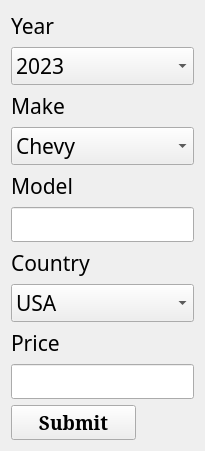
<?xml version="1.0" encoding="UTF-8"?>
<ui version="4.0">
 <class>carForm</class>
 <widget class="QWidget" name="carForm">
  <property name="geometry">
   <rect>
    <x>0</x>
    <y>0</y>
    <width>205</width>
    <height>354</height>
   </rect>
  </property>
  <property name="windowTitle">
   <string>Car Form</string>
  </property>
  <layout class="QVBoxLayout" name="verticalLayout">
   <item>
    <widget class="QLabel" name="labelYear">
     <property name="font">
      <font>
       <family>SimSun-ExtB</family>
       <pointsize>16</pointsize>
      </font>
     </property>
     <property name="text">
      <string>Year</string>
     </property>
    </widget>
   </item>
   <item>
    <widget class="QComboBox" name="inputYear">
     <property name="font">
      <font>
       <family>SimSun-ExtB</family>
       <pointsize>16</pointsize>
      </font>
     </property>
     <property name="layoutDirection">
      <enum>Qt::LeftToRight</enum>
     </property>
     <property name="autoFillBackground">
      <bool>true</bool>
     </property>
     <item>
      <property name="text">
       <string>2023</string>
      </property>
     </item>
     <item>
      <property name="text">
       <string>2022</string>
      </property>
     </item>
     <item>
      <property name="text">
       <string>2021</string>
      </property>
     </item>
     <item>
      <property name="text">
       <string>2020</string>
      </property>
     </item>
     <item>
      <property name="text">
       <string>2019</string>
      </property>
     </item>
     <item>
      <property name="text">
       <string>2018</string>
      </property>
     </item>
     <item>
      <property name="text">
       <string>2017</string>
      </property>
     </item>
     <item>
      <property name="text">
       <string>2016</string>
      </property>
     </item>
     <item>
      <property name="text">
       <string>2015</string>
      </property>
     </item>
     <item>
      <property name="text">
       <string>2014</string>
      </property>
     </item>
     <item>
      <property name="text">
       <string>2013</string>
      </property>
     </item>
     <item>
      <property name="text">
       <string>2012</string>
      </property>
     </item>
     <item>
      <property name="text">
       <string>2011</string>
      </property>
     </item>
     <item>
      <property name="text">
       <string>2010</string>
      </property>
     </item>
     <item>
      <property name="text">
       <string>2009</string>
      </property>
     </item>
     <item>
      <property name="text">
       <string>2008</string>
      </property>
     </item>
     <item>
      <property name="text">
       <string>2007</string>
      </property>
     </item>
     <item>
      <property name="text">
       <string>2006</string>
      </property>
     </item>
     <item>
      <property name="text">
       <string>2005</string>
      </property>
     </item>
     <item>
      <property name="text">
       <string>2004</string>
      </property>
     </item>
     <item>
      <property name="text">
       <string>2003</string>
      </property>
     </item>
     <item>
      <property name="text">
       <string>2002</string>
      </property>
     </item>
     <item>
      <property name="text">
       <string>2001</string>
      </property>
     </item>
     <item>
      <property name="text">
       <string>2000</string>
      </property>
     </item>
     <item>
      <property name="text">
       <string>1999</string>
      </property>
     </item>
     <item>
      <property name="text">
       <string>1998</string>
      </property>
     </item>
     <item>
      <property name="text">
       <string>1997</string>
      </property>
     </item>
     <item>
      <property name="text">
       <string>1996</string>
      </property>
     </item>
     <item>
      <property name="text">
       <string>1995</string>
      </property>
     </item>
     <item>
      <property name="text">
       <string>1994</string>
      </property>
     </item>
     <item>
      <property name="text">
       <string>1993</string>
      </property>
     </item>
     <item>
      <property name="text">
       <string>1992</string>
      </property>
     </item>
     <item>
      <property name="text">
       <string>1991</string>
      </property>
     </item>
     <item>
      <property name="text">
       <string>1990</string>
      </property>
     </item>
     <item>
      <property name="text">
       <string>1989</string>
      </property>
     </item>
    </widget>
   </item>
   <item>
    <widget class="QLabel" name="labelMake">
     <property name="font">
      <font>
       <family>SimSun-ExtB</family>
       <pointsize>16</pointsize>
      </font>
     </property>
     <property name="text">
      <string>Make</string>
     </property>
    </widget>
   </item>
   <item>
    <widget class="QComboBox" name="inputMake">
     <property name="font">
      <font>
       <family>SimSun-ExtB</family>
       <pointsize>16</pointsize>
      </font>
     </property>
     <property name="layoutDirection">
      <enum>Qt::LeftToRight</enum>
     </property>
     <property name="autoFillBackground">
      <bool>true</bool>
     </property>
     <item>
      <property name="text">
       <string>Chevy</string>
      </property>
     </item>
     <item>
      <property name="text">
       <string>Dodge</string>
      </property>
     </item>
     <item>
      <property name="text">
       <string>Ford</string>
      </property>
     </item>
     <item>
      <property name="text">
       <string>Jeep</string>
      </property>
     </item>
     <item>
      <property name="text">
       <string>Pontiac</string>
      </property>
     </item>
     <item>
      <property name="text">
       <string>Buick</string>
      </property>
     </item>
     <item>
      <property name="text">
       <string>GM</string>
      </property>
     </item>
     <item>
      <property name="text">
       <string>Honda</string>
      </property>
     </item>
     <item>
      <property name="text">
       <string>Nissan</string>
      </property>
     </item>
     <item>
      <property name="text">
       <string>Toyota</string>
      </property>
     </item>
     <item>
      <property name="text">
       <string>Acura</string>
      </property>
     </item>
     <item>
      <property name="text">
       <string>Hyndia</string>
      </property>
     </item>
     <item>
      <property name="text">
       <string>Subaru</string>
      </property>
     </item>
     <item>
      <property name="text">
       <string>Chrysler</string>
      </property>
     </item>
     <item>
      <property name="text">
       <string>VW</string>
      </property>
     </item>
     <item>
      <property name="text">
       <string>BMW</string>
      </property>
     </item>
    </widget>
   </item>
   <item>
    <widget class="QLabel" name="labelModel">
     <property name="font">
      <font>
       <family>SimSun-ExtB</family>
       <pointsize>16</pointsize>
      </font>
     </property>
     <property name="text">
      <string>Model</string>
     </property>
    </widget>
   </item>
   <item>
    <widget class="QLineEdit" name="inputModel">
     <property name="font">
      <font>
       <family>SimSun-ExtB</family>
       <pointsize>14</pointsize>
      </font>
     </property>
    </widget>
   </item>
   <item>
    <widget class="QLabel" name="labelCountry">
     <property name="font">
      <font>
       <family>SimSun-ExtB</family>
       <pointsize>16</pointsize>
      </font>
     </property>
     <property name="text">
      <string>Country</string>
     </property>
    </widget>
   </item>
   <item>
    <widget class="QComboBox" name="inputCountry">
     <property name="font">
      <font>
       <family>SimSun-ExtB</family>
       <pointsize>16</pointsize>
      </font>
     </property>
     <property name="layoutDirection">
      <enum>Qt::LeftToRight</enum>
     </property>
     <property name="autoFillBackground">
      <bool>true</bool>
     </property>
     <item>
      <property name="text">
       <string>USA</string>
      </property>
     </item>
     <item>
      <property name="text">
       <string>China</string>
      </property>
     </item>
     <item>
      <property name="text">
       <string>Japan</string>
      </property>
     </item>
     <item>
      <property name="text">
       <string>Brittan</string>
      </property>
     </item>
     <item>
      <property name="text">
       <string>Mexico</string>
      </property>
     </item>
     <item>
      <property name="text">
       <string>Canada</string>
      </property>
     </item>
     <item>
      <property name="text">
       <string>Russia</string>
      </property>
     </item>
     <item>
      <property name="text">
       <string>North Korea</string>
      </property>
     </item>
     <item>
      <property name="text">
       <string>South Korea</string>
      </property>
     </item>
     <item>
      <property name="text">
       <string>Cuba</string>
      </property>
     </item>
     <item>
      <property name="text">
       <string>Irag</string>
      </property>
     </item>
     <item>
      <property name="text">
       <string>Iran</string>
      </property>
     </item>
     <item>
      <property name="text">
       <string>Isereal</string>
      </property>
     </item>
     <item>
      <property name="text">
       <string>Tiwan</string>
      </property>
     </item>
     <item>
      <property name="text">
       <string>Tibet</string>
      </property>
     </item>
     <item>
      <property name="text">
       <string>Egypt</string>
      </property>
     </item>
    </widget>
   </item>
   <item>
    <widget class="QLabel" name="labelPrice">
     <property name="font">
      <font>
       <family>SimSun-ExtB</family>
       <pointsize>16</pointsize>
      </font>
     </property>
     <property name="text">
      <string>Price</string>
     </property>
    </widget>
   </item>
   <item>
    <widget class="QLineEdit" name="inputPrice">
     <property name="font">
      <font>
       <family>SimSun-ExtB</family>
       <pointsize>14</pointsize>
      </font>
     </property>
    </widget>
   </item>
   <item>
    <widget class="QPushButton" name="submitBtn">
     <property name="maximumSize">
      <size>
       <width>125</width>
       <height>16777215</height>
      </size>
     </property>
     <property name="font">
      <font>
       <family>Constantia</family>
       <pointsize>14</pointsize>
       <weight>75</weight>
       <bold>true</bold>
      </font>
     </property>
     <property name="cursor">
      <cursorShape>PointingHandCursor</cursorShape>
     </property>
     <property name="text">
      <string>Submit</string>
     </property>
    </widget>
   </item>
  </layout>
 </widget>
 <resources/>
 <connections/>
</ui>
